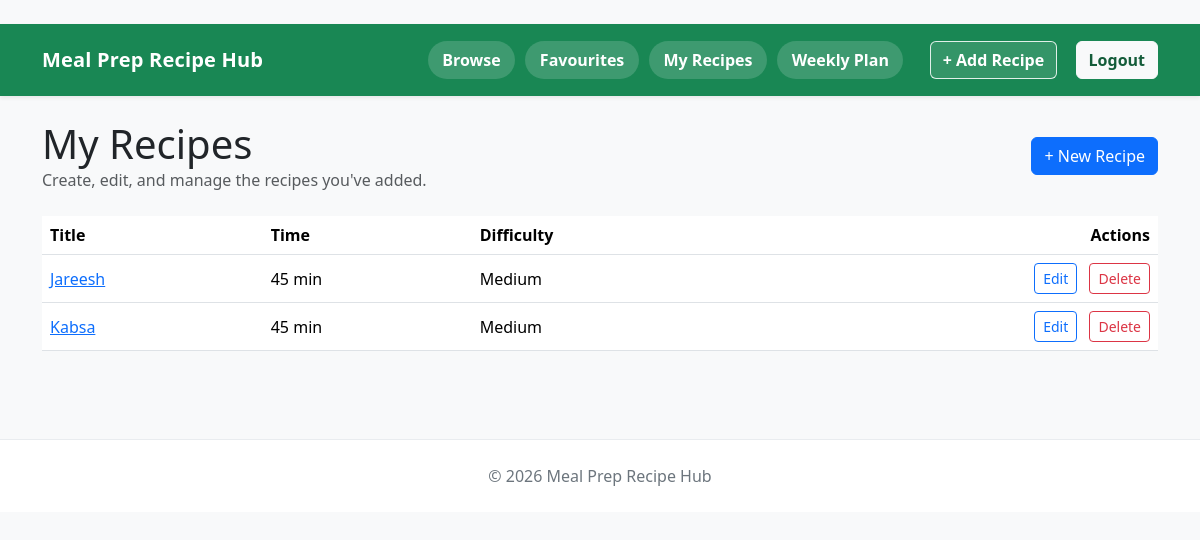
Page /my-recipes/ (signed in) on the committed database.
### recipes/models.py (models this page shows, shortened)
class Recipe(models.Model):
    title = models.CharField(max_length=200)
    image = models.ImageField(upload_to='recipe_images/', null=True, blank=True)
    ingredients = models.TextField()
    steps = models.TextField()
    cooking_time = models.PositiveIntegerField()
    DIFFICULTY_CHOICES = [
        ("Easy", "Easy"),
        ("Medium", "Medium"),
        ("Hard", "Hard"),
    ]
    difficulty = models.CharField(
        max_length=10,
        choices=DIFFICULTY_CHOICES
    )
    creator = models.ForeignKey(User, on_delete=models.CASCADE)
    view_count = models.PositiveIntegerField(default=0)
    created_at = models.DateTimeField(auto_now_add=True)
    @property
    def time_mins(self):
        return self.cooking_time

### recipes/views.py (the view)
# urls.py: path('my-recipes/', views.my_recipes, name='my_recipes'),
@login_required
def my_recipes(request):
    recipes = Recipe.objects.filter(creator=request.user).order_by('-created_at')
    return render(request, 'recipes/my_recipes.html', {
        'recipes': recipes,
    })

### templates/recipes/my_recipes.html (shortened to what this page needs)
﻿{% extends 'base.html' %}
{% block content %}
<div class="d-flex justify-content-between align-items-center mb-4">
    <div>
        <h1 class="mb-0">My Recipes</h1>
        <p class="text-muted mb-0">Create, edit, and manage the recipes you've added.</p>
    </div>
    <a href="{% url 'create_recipe' %}" class="btn btn-primary">+ New Recipe</a>
</div>
{% if recipes %}
    <div class="table-responsive">
        <table class="table table-hover align-middle">
            <thead>
                <tr>
                    <th>Title</th>
                    <th>Time</th>
                    <th>Difficulty</th>
                    <th class="text-end">Actions</th>
                </tr>
            </thead>
            <tbody>
                {% for recipe in recipes %}
                    <tr>
                        <td><a href="{% url 'recipe_detail' recipe.id %}">{{ recipe.title }}</a></td>
                        <td>{{ recipe.time_mins }} min</td>
                        <td>{{ recipe.difficulty }}</td>
                        <td class="text-end">
                            <a href="{% url 'edit_recipe' recipe.id %}" class="btn btn-sm btn-outline-primary me-2">Edit</a>
                            <a href="{% url 'delete_recipe' recipe.id %}" class="btn btn-sm btn-outline-danger">Delete</a>
                        </td>
                    </tr>
                {% endfor %}
            </tbody>
        </table>
    </div>
{% else %}
    <div class="alert alert-info">You have not created any recipes yet. <a href="{% url 'create_recipe' %}">Create your first recipe</a>.</div>
{% endif %}
{% endblock %}

### static/css/style.css (style rules this page uses)
body { background-color: #f8f9fa; color: #212529; }

### rows in the picture
Recipe: title "Jareesh", time_mins "45", difficulty "Medium"
Recipe: title "Kabsa", time_mins "45", difficulty "Medium"
